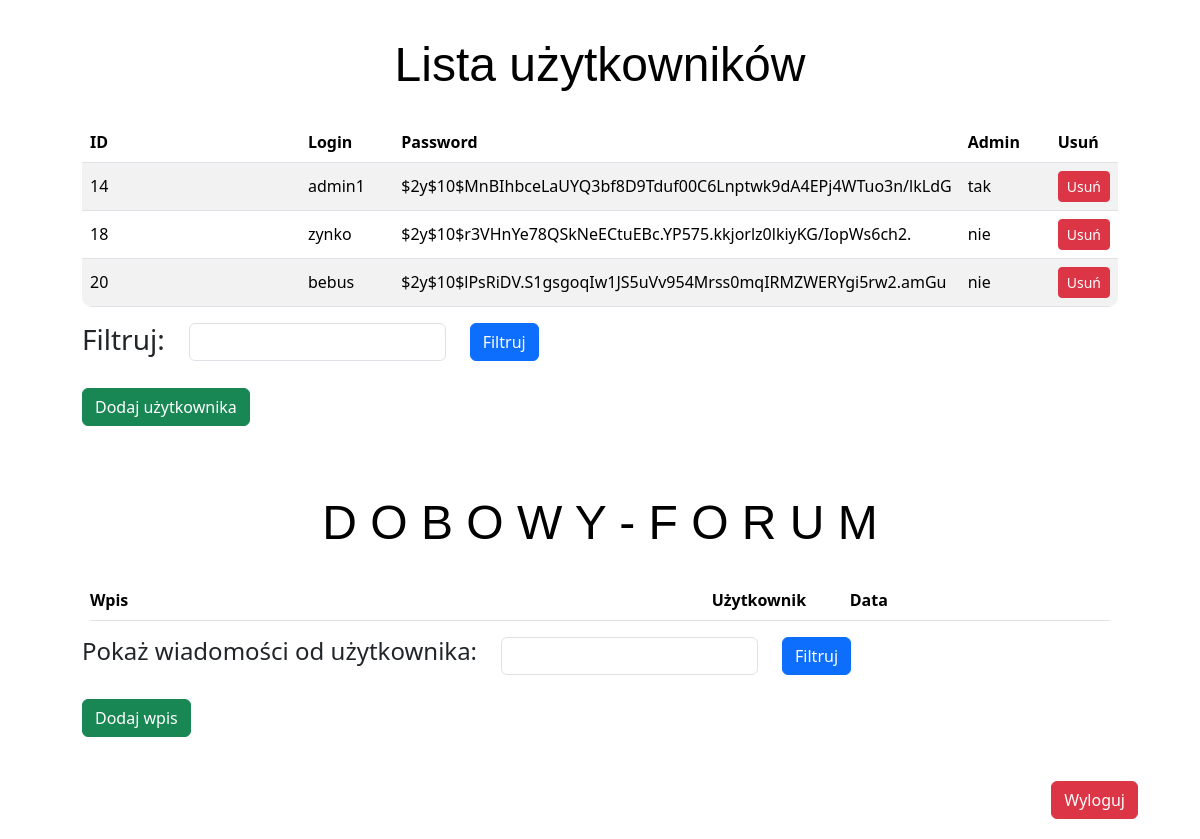
The page /admin/admin.php (signed in) on the database its author committed.
### tables this page shows
CREATE TABLE `user` (
  `id` int(11) UNSIGNED NOT NULL,
  `login` varchar(32) NOT NULL,
  `password` varchar(128) NOT NULL,
  `admin` tinyint(1) NOT NULL DEFAULT 0
);

### admin/admin.php (the view, shortened to what this page needs)
<?php
try{
    require_once('../conf/db.php');
    $loginFilter = $_GET['login'] ?? null;
    if ($loginFilter === null) {
        $stmt = $db->query("SELECT * FROM user");
    } else {
        $stmt = $db->prepare("SELECT * FROM user WHERE login LIKE :login");
        $stmt->execute([
            ':login' => "%$loginFilter%",
        ]);
    }
    $dataUSER = $stmt->fetchAll();
    $nameFilter = $_GET['nameFiltr'] ?? null;
}
catch(PDOException $e) {?>
    <!DOCTYPE html>
    <html lang="en">
        <head>
            <meta charset="UTF-8">
            <meta http-equiv="X-UA-Compatible" content="IE=edge">
            <meta name="viewport" content="width=device-width, initial-scale=1.0">
            <title>Lista zadań</title>
            <link href="https://cdn.jsdelivr.net/npm/bootstrap@5.3.3/dist/css/bootstrap.min.css" rel="stylesheet">
            <style>
                th {
                    font-family: 'Courier New', Courier, monospace;
                }
                body {
                    background-image: url('https://coolbackgrounds.io/images/backgrounds/index/compute-ea4c57a4.png');
                    background-size: cover;
                    background-repeat: no-repeat;
                    background-attachment: fixed;
                }
                #content {
                    background-color: rgba(255, 255, 255, 0.8);
                    padding: 20px;
                    border-radius: 10px;
                }
                h1 {
                    color: white;
                    text-shadow: -1px -1px 0 #000, 1px -1px 0 #000, -1px 1px 0 #000, 1px 1px 0 #000;
                }
            </style>
        </head>
        <body class="container pt-3">
            <div id="content">
                <h1 class="text-center" style="font-size: x-large;">Przepraszamy, wystąpił błąd po stronie serwera...</h1>
                <br>
                <h3 class="text-center" style="font-size: large;"><i>Staramy się to naprawić</i></h3>
                <br>
                <h4 class="text-center"><b>Wyjątek <?=$e?></b></h4>
            </div>
        </body>
    </html>
<?php
}
catch(Exception $e) {?>
    <!DOCTYPE html>
    <html lang="en">
        <head>
            <meta charset="UTF-8">
            <meta http-equiv="X-UA-Compatible" content="IE=edge">
            <meta name="viewport" content="width=device-width, initial-scale=1.0">
            <title>Lista zadań</title>
            <link href="https://cdn.jsdelivr.net/npm/bootstrap@5.3.3/dist/css/bootstrap.min.css" rel="stylesheet">
            <style>
                th {
                    font-family: 'Courier New', Courier, monospace;
                }
                body {
                    background-image: url('https://coolbackgrounds.io/images/backgrounds/index/compute-ea4c57a4.png');
                    background-size: cover;
                    background-repeat: no-repeat;
                    background-attachment: fixed;
                }
                #content {
                    background-color: rgba(255, 255, 255, 0.8);
                    padding: 20px;
                    border-radius: 10px;
                }
                h1 {
                    color: white;
                    text-shadow: -1px -1px 0 #000, 1px -1px 0 #000, -1px 1px 0 #000, 1px 1px 0 #000;
                }
            </style>
        </head>
        <body class="container pt-3">
            <div id="content">
                <h1 class="text-center" style="font-size: x-large;">Przepraszamy, wystąpił błąd po stronie serwera...</h1>
                <br>
                <h3 class="text-center" style="font-size: large;"><i>Staramy się to naprawić</i></h3>
                <br>
                <h4 class="text-center"><b>Wyjątek <?=$e?></b></h4>
            </div>
        </body>
    </html>
<?php
}
?>
<!DOCTYPE html>
<html lang="en">
<head>
    <link href="https://cdn.jsdelivr.net/npm/bootstrap@5.3.3/dist/css/bootstrap.min.css" rel="stylesheet">
</head>
<body class="container pt-3">
    <div id="content">
        <h1 class="text-center" style="font-size: xxx-large; font-family: Impact, Haettenschweiler, 'Arial Narrow Bold', sans-serif">Lista użytkowników</h1>
        <div class="content">
            <table class="table table-striped table-hover">
                <thead>
                    <tr>
                        <th>ID</th>
                        <th>Login</th>
                        <th>Password</th>
                        <th>Admin</th>
                        <th>Usuń</th>
                    </tr>
                </thead>
                <tbody>
                    <?php foreach ($dataUSER as $user): ?>
                    <tr>
                        <td><?= $user['id'] ?></td>
                        <td><?= $user['login'] ?></td>
                        <td><?= $user['password'] ?></td>
                        <td><?php if($user['admin'])echo "tak"; else echo "nie"?></td>
                        <td>
                            <form action="delete.php" method="post" style="display:inline;">
                                <button type="submit" class="btn btn-danger btn-sm">Usuń</button>
                            </form>
                        </td>
                    </tr>
                    <?php endforeach; ?>
                </tbody>
            </table>
            <form action="" method="get" class="form row mb-4">
                <div class="col-auto">
                    <h3>Filtruj:</h3>
                </div>
                <div class="col-auto">
                    <input class="form-control" type="text" name="login" id="" value="<?=$loginFilter?>">
                </div>
                <div class="col-auto">
                    <button class="btn btn-primary" type="submit">Filtruj</button>
                </div>
            </form>
            <button type="button" class="btn btn-success" data-bs-toggle="modal" data-bs-target="#addFormModal">Dodaj użytkownika</button>
        </div>
        <br><br>
        <h1 class="text-center" style="font-size: xxx-large; font-family: Impact, Haettenschweiler, 'Arial Narrow Bold', sans-serif">D O B O W Y - F O R U M</h1>
        <div class="content">
            <table class="table table-striped table-hover">
            <thead>
                <tr>
                    <th>Wpis</th>
                    <th>Użytkownik</th>
                    <th>Data</th>
                    <th></th>
                </tr>
            </thead>
            </table>
            <form action="" method="get" class="form row mb-4">
                <div class="col-auto">
                    <h4>Pokaż wiadomości od użytkownika:</h4>
                </div>
                <div class="col-auto">
                    <input class="form-control" type="text" name="nameFiltr" id="" value="<?=$nameFilter ?? null?>">
                </div>
                <div class="col-auto">
                    <button class="btn btn-primary" type="submit">Filtruj</button>
                </div>
            </form>
            <div class="d-flex justify-content-between mt-3">
                <button type="button" class="btn btn-success" data-bs-toggle="modal" data-bs-target="#addFormModal2">Dodaj wpis</button>
            </div>
        </div>
        <br>
        <div class="d-flex justify-content-end">
                <a href="../user/logout.php"><button type="button" class="btn btn-danger">Wyloguj</button></a>
        </div>
    </div>
</body>
</html>

### admin/admin.php (style rules this page uses)
body { background-image: url('https://asset.gecdesigns.com/img/background-templates/abstract-gold-and-black-gradient-triangle-background-design-10032406-1710079670779-cover.webp'); background-size: cover; background-repeat: no-repeat; background-attachment: fixed; }
#content { background-color: rgba(255, 255, 255, 0.8); padding: 20px; border-radius: 10px; }
.content { background-color: rgba(255, 255, 255, 0.8); padding: 20px; border-radius: 10px; }
.table { background-color: rgba(255, 255, 255, 0.6); border-radius: 10px; overflow: hidden; }
.table th, .table td { vertical-align: middle; }
.table th:nth-child(1), .table td:nth-child(1) { width: 60%; }
.table th:nth-child(2), .table td:nth-child(2), .table th:nth-child(3), .table td:nth-child(3), .table th:nth-child(4), .table td:nth-child(4) { width: 13.33%; }
h1, h2 { color: black; text-shadow: none; }

### rows shown on the page
user: id "14", login "admin1", password "$2y$10$MnBIhbceLaUYQ3bf8D9Tduf00C6Lnptwk9dA4EPj4WTuo3n/lkLdG", admin "tak"
user: id "18", login "zynko", password "$2y$10$r3VHnYe78QSkNeECtuEBc.YP575.kkjorlz0lkiyKG/IopWs6ch2.", admin "nie"
user: id "20", login "bebus", password "$2y$10$lPsRiDV.S1gsgoqIw1JS5uVv954Mrss0mqIRMZWERYgi5rw2.amGu", admin "nie"
